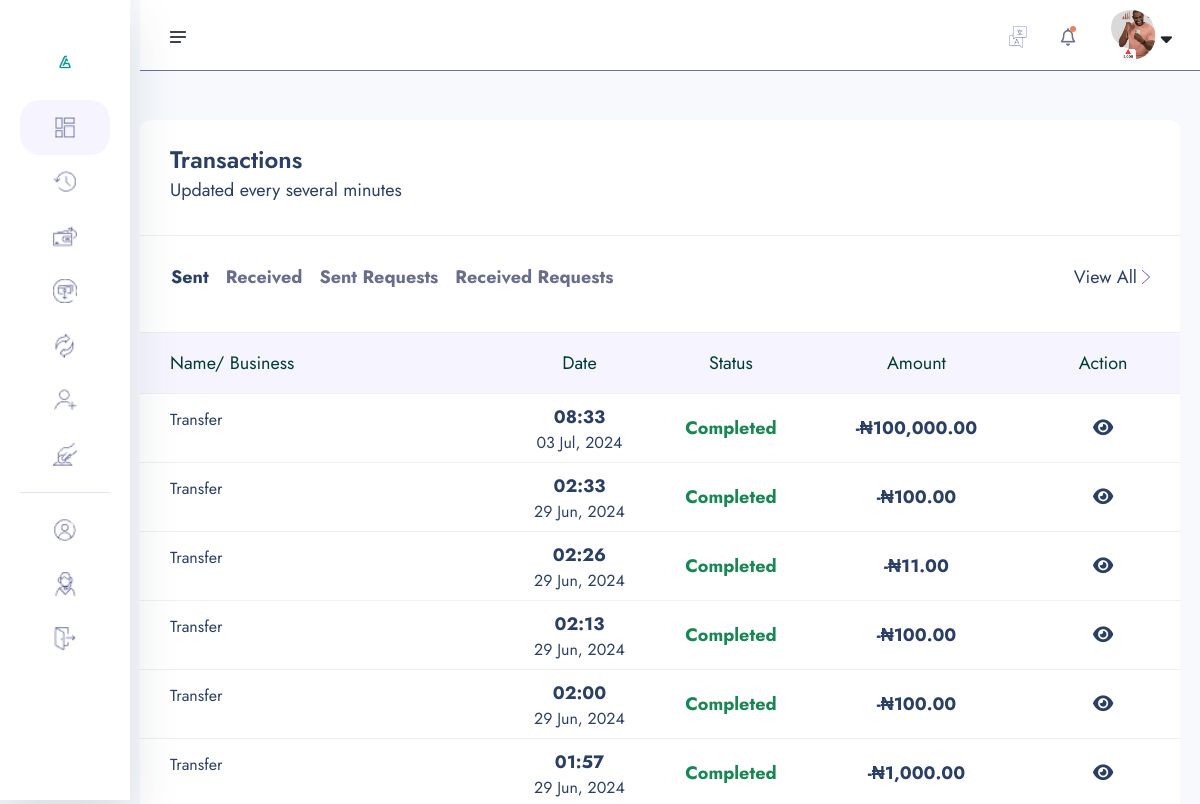
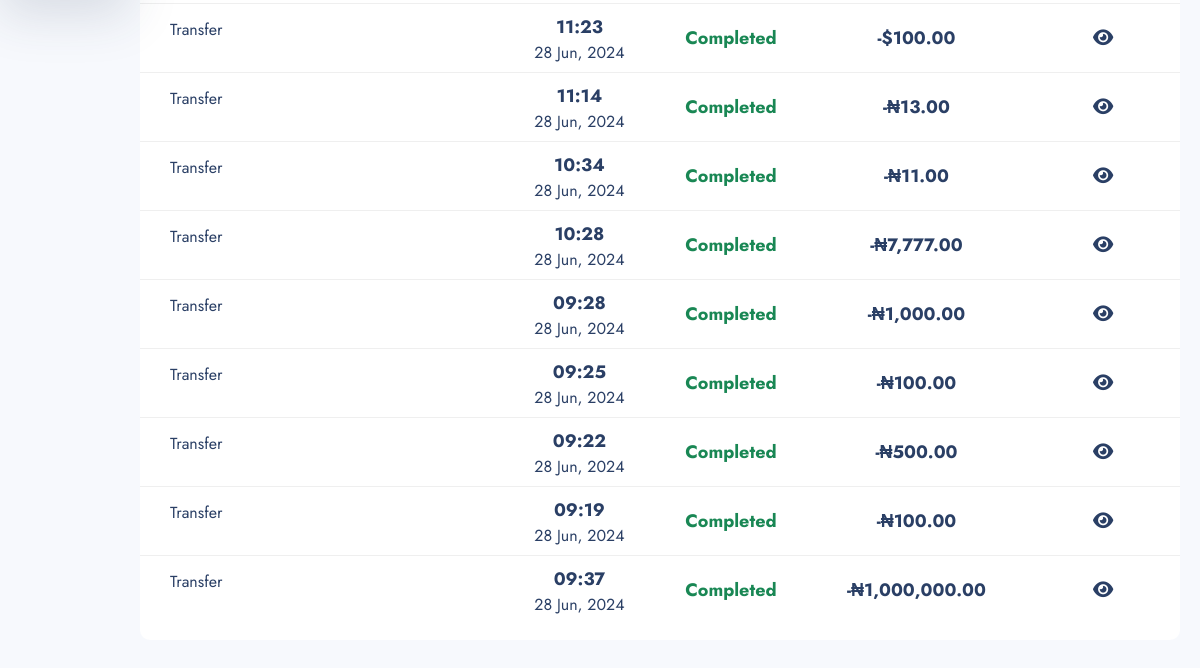
Before: /transactions/ (signed in) with the older database file (2 pictures, top to bottom).
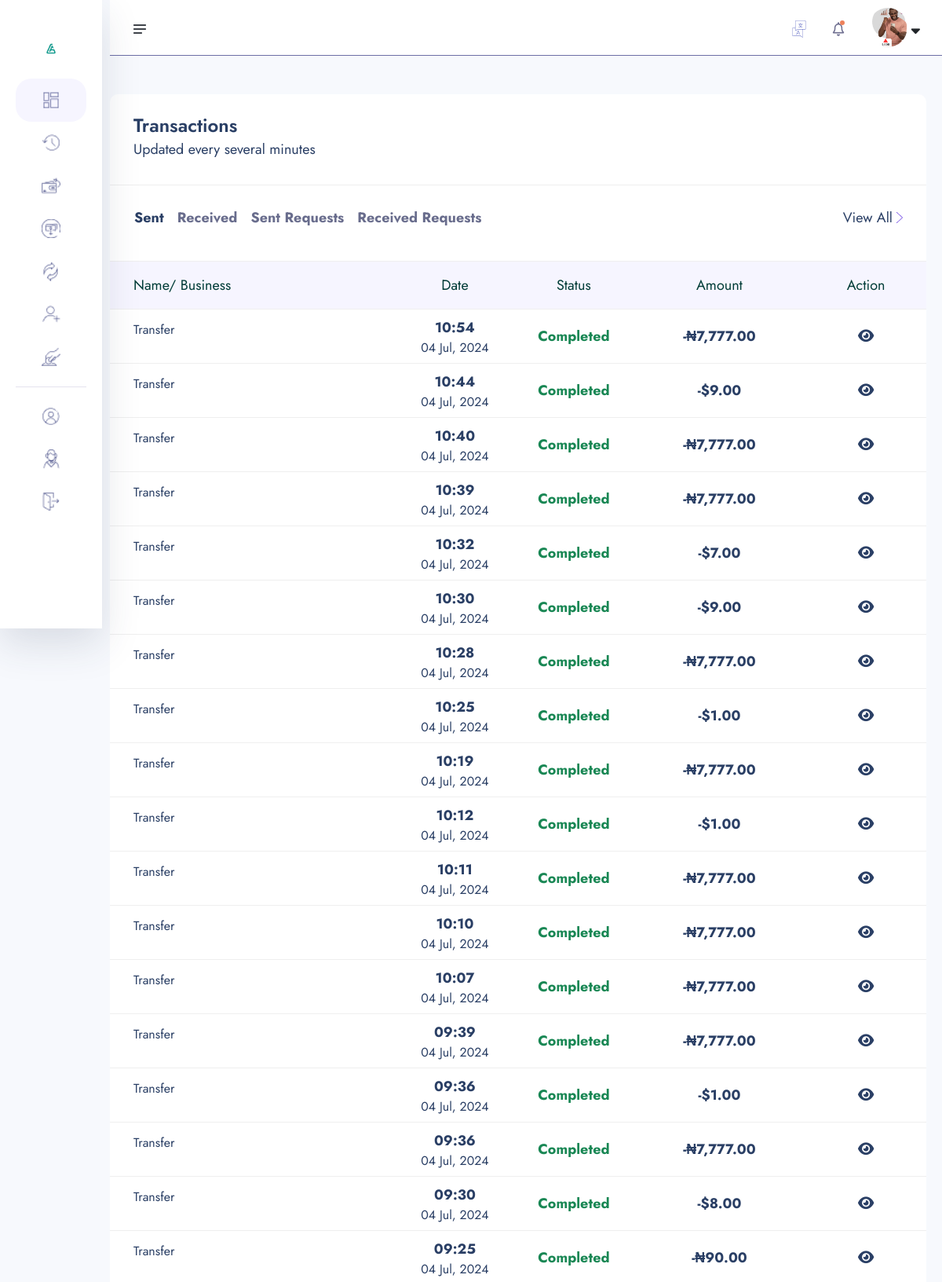
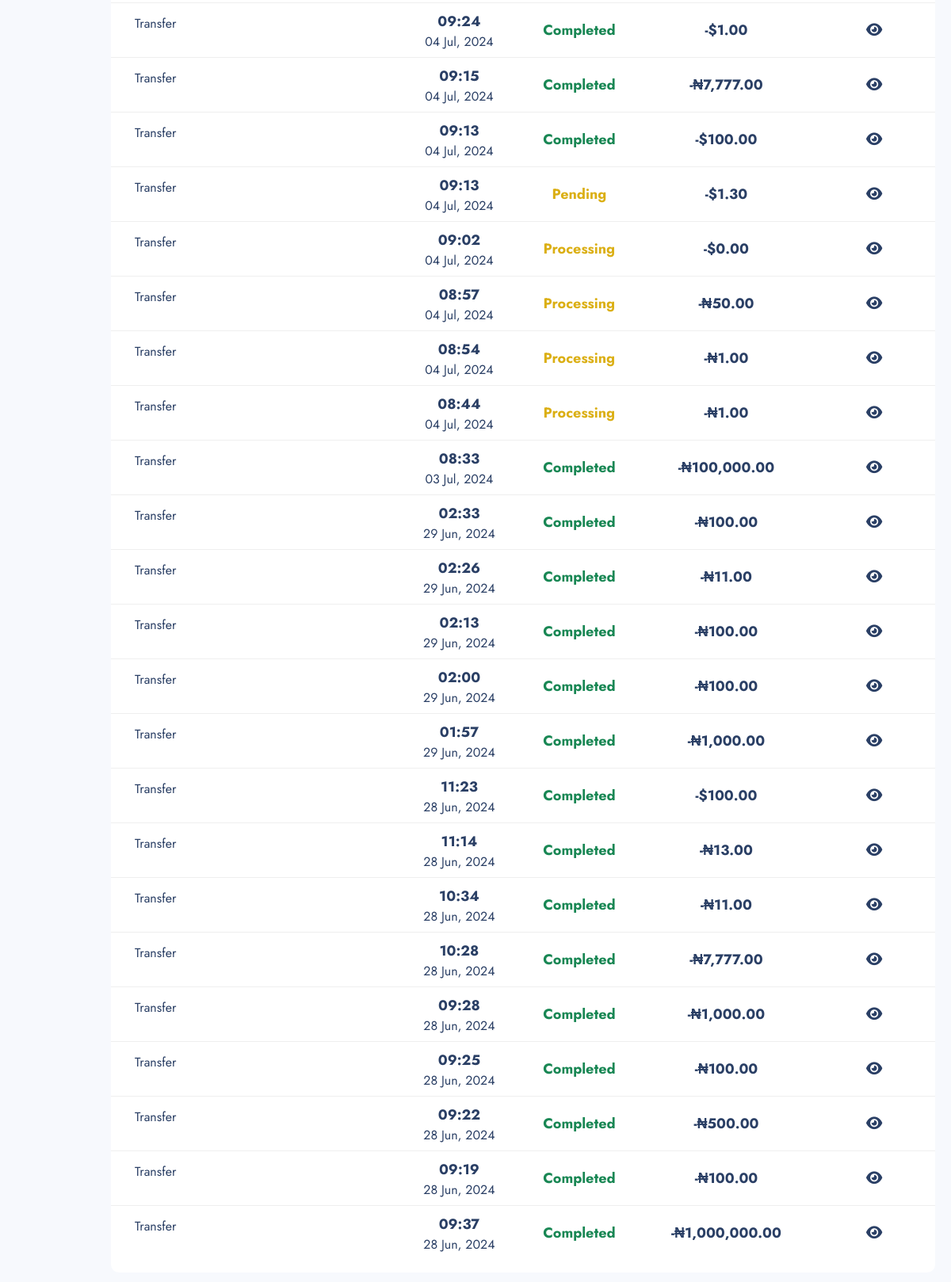
After: the same page with the newer database file (2 pictures, top to bottom).
### core/models.py (models this page shows, shortened)
class Transaction(models.Model):
    transaction_id = ShortUUIDField(unique=True, length=15, max_length=20, prefix="TRN")
    user = models.ForeignKey(User, on_delete=models.SET_NULL, null=True, related_name = "user")
    amount = models.DecimalField(max_digits=12, decimal_places=2, default=0.00)
    amount_exchange = models.DecimalField(max_digits=12, decimal_places=2, default=0.00)
    amount_fee = models.DecimalField(max_digits=12, decimal_places=2, default=0.00)
    description = models.CharField(max_length=1000, null=True, blank=True)
    reciever= models.ForeignKey(User, on_delete=models.SET_NULL, null=True, related_name = "reciever")
    sender= models.ForeignKey(User, on_delete=models.SET_NULL, null=True, related_name = "sender")
    reciever_account = models.ForeignKey(Account, on_delete=models.SET_NULL, null=True, related_name = "reciever_account")
    sender_account = models.ForeignKey(Account, on_delete=models.SET_NULL, null=True, related_name = "sender_account")
    sender_dollar_account = models.ForeignKey(DollarAccount, related_name="sender_dollar_transactions", null=True, blank=True, on_delete=models.CASCADE)
    reciever_dollar_account = models.ForeignKey(DollarAccount, related_name="recieved_dollar_transactions", null=True, blank=True, on_delete=models.CASCADE)
    status = models.CharField(choices=TRANSACTION_STATUS, max_length=100, default="pending")
    transaction_type = models.CharField(choices=TRANSACTION_TYPE, max_length=100, default="none")
    date = models.DateTimeField(auto_now_add=True)
    updated = models.DateTimeField(auto_now_add=False, null=True, blank=True)
    currency = models.CharField(max_length=10, choices=[('NGN', 'Naira'), ('USD', 'Dollar')], default='NGN')

### core/transaction.py (the view)
# urls.py: path("transactions/", transaction.transaction_list, name="transactions"),
@login_required
def transaction_list(request):
    sender_transaction = Transaction.objects.filter(sender=request.user, transaction_type="transfer").order_by("-id")
    reciever_transaction = Transaction.objects.filter(reciever=request.user, transaction_type="transfer").order_by("-id")
    request_sender_transaction = Transaction.objects.filter(sender=request.user, transaction_type="request")
    request_reciever_transaction = Transaction.objects.filter(reciever=request.user, transaction_type="request")
    context = {
        "sender_transaction":sender_transaction,
        "reciever_transaction":reciever_transaction,
        "request_sender_transaction":request_sender_transaction,
        "request_reciever_transaction":request_reciever_transaction
    }
    return render(request, "transaction/transaction-list.html", context)

### core/context_processor.py (called while the page is built)
def default(request):
    if not request.user.is_authenticated:
        return {}
    try:
        kyc = KYC.objects.get(user=request.user)
    except KYC.DoesNotExist:
        kyc = None
    try:
        account = Account.objects.get(user=request.user)
    except Account.DoesNotExist:
        account = None
    try:
        notifications = Notification.objects.filter(user=request.user).order_by("-id")[:10]
    except:
        notifications = None
    return {
        "kyc": kyc,
        "account": account,
        "notifications":notifications,
    }

### templates/transaction/transaction-list.html (shortened to what the changed rows need)
{% extends "include/dashboard-base.html" %}
{% load humanize %}
{% load static %}
{% block content %}
<section class="dashboard-section body-collapse">
    <div class="overlay pt-120">
        <div class="container-fruid">
            <div class="row">
                <div class="col-xl-12 col-lg-12">
                    <div class="section-content">
                        <div class="transactions-area ">
                            <div class="tab-content mt-40">
                                <div class="tab-pane fade show active" id="latest" role="tabpanel" aria-labelledby="latest-tab">
                                    <div class="table-responsive">
                                        <table class="table">
                                            <thead>
                                                <tr>
                                                    <th scope="col">Name/ Business</th>
                                                    <th scope="col">Date</th>
                                                    <th scope="col">Status</th>
                                                    <th scope="col">Amount</th>
                                                    <th scope="col">Action</th>
                                                </tr>
                                            </thead>
                                            <tbody>
                                                {% for s in sender_transaction %}
                                                <tr data-bs-toggle="modal" data-bs-target="#transactionsMod">
                                                    <th scope="row">
                                                        <p class="mdr">{{ s.transaction_type|title }}</p>
                                                    </th>
                                                    <td>
                                                        <p>{{ s.date|date:"h:i" }}</p>
                                                        <p class="mdr">{{ s.date|date:"d M, Y" }}</p>
                                                    </td>
                                                    <td>
                                                        {% if s.status == 'completed' %}
                                                        <p class="text-success">{{ s.status|title }}</p>
                                                        {% elif s.status == 'pending' %}
                                                        <p class="inprogress">{{ s.status|title }}</p>
                                                        {% elif s.status == 'failed' %}
                                                        <p class="text-danger">{{ s.status|title }}</p>
                                                        {% elif s.status == 'processing' %}
                                                        <p class="inprogress">{{ s.status|title }}</p>
                                                        {% endif %}
                                                    </td>
                                                    <td>
                                                        {% if s.currency == 'USD' %}
                                                        <p>-&#36;{{ s.amount|intcomma }}</p>
                                                        {% else %}
                                                        <p>-&#8358;{{ s.amount|intcomma }}</p>
                                                        {% endif %}
                                                    </td>
                                                    <td>
                                                        <a href="{% url 'core:transaction_detail' s.transaction_id %}" class=""><i class="fas fa-eye"></i></a>
                                                    </td>
                                                </tr>
                                                {% endfor %}
                                            </tbody>
                                        </table>
                                    </div>
                                </div>
                            </div>
                        </div>
                    </div>
                </div>
            </div>
        </div>
    </div>
</section>
{% endblock content %}

Changed rows visible on the page:
added Transaction: transaction_type "Transfer", date "10:54", date "04 Jul, 2024", status "Completed", amount "7,777.00"
added Transaction: transaction_type "Transfer", date "10:44", date "04 Jul, 2024", status "Completed", amount "9.00"
added Transaction: transaction_type "Transfer", date "10:40", date "04 Jul, 2024", status "Completed", amount "7,777.00"
added Transaction: transaction_type "Transfer", date "10:39", date "04 Jul, 2024", status "Completed", amount "7,777.00"
added Transaction: transaction_type "Transfer", date "10:32", date "04 Jul, 2024", status "Completed", amount "7.00"
added Transaction: transaction_type "Transfer", date "10:30", date "04 Jul, 2024", status "Completed", amount "9.00"
added Transaction: transaction_type "Transfer", date "10:28", date "04 Jul, 2024", status "Completed", amount "7,777.00"
added Transaction: transaction_type "Transfer", date "10:25", date "04 Jul, 2024", status "Completed", amount "1.00"
added Transaction: transaction_type "Transfer", date "10:19", date "04 Jul, 2024", status "Completed", amount "7,777.00"
added Transaction: transaction_type "Transfer", date "10:12", date "04 Jul, 2024", status "Completed", amount "1.00"
added Transaction: transaction_type "Transfer", date "10:11", date "04 Jul, 2024", status "Completed", amount "7,777.00"
added Transaction: transaction_type "Transfer", date "10:10", date "04 Jul, 2024", status "Completed", amount "7,777.00"
added Transaction: transaction_type "Transfer", date "10:07", date "04 Jul, 2024", status "Completed", amount "7,777.00"
added Transaction: transaction_type "Transfer", date "09:39", date "04 Jul, 2024", status "Completed", amount "7,777.00"
added Transaction: transaction_type "Transfer", date "09:36", date "04 Jul, 2024", status "Completed", amount "1.00"
added Transaction: transaction_type "Transfer", date "09:36", date "04 Jul, 2024", status "Completed", amount "7,777.00"
added Transaction: transaction_type "Transfer", date "09:30", date "04 Jul, 2024", status "Completed", amount "8.00"
added Transaction: transaction_type "Transfer", date "09:25", date "04 Jul, 2024", status "Completed", amount "90.00"
added Transaction: transaction_type "Transfer", date "09:24", date "04 Jul, 2024", status "Completed", amount "1.00"
added Transaction: transaction_type "Transfer", date "09:15", date "04 Jul, 2024", status "Completed", amount "7,777.00"
added Transaction: transaction_type "Transfer", date "09:13", date "04 Jul, 2024", status "Completed", amount "100.00"
added Transaction: transaction_type "Transfer", date "09:13", date "04 Jul, 2024", status "Pending", amount "1.30"
added Transaction: transaction_type "Transfer", date "09:02", date "04 Jul, 2024", status "Processing", amount "0.00"
added Transaction: transaction_type "Transfer", date "08:57", date "04 Jul, 2024", status "Processing", amount "50.00"
added Transaction: transaction_type "Transfer", date "08:54", date "04 Jul, 2024", status "Processing", amount "1.00"
added Transaction: transaction_type "Transfer", date "08:44", date "04 Jul, 2024", status "Processing", amount "1.00"
